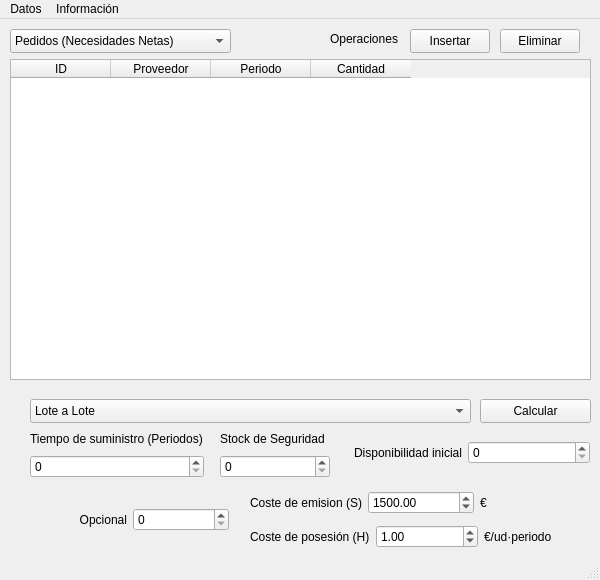
<?xml version="1.0" encoding="UTF-8"?>
<ui version="4.0">
 <class>MainWindow</class>
 <widget class="QMainWindow" name="MainWindow">
  <property name="geometry">
   <rect>
    <x>0</x>
    <y>0</y>
    <width>600</width>
    <height>580</height>
   </rect>
  </property>
  <property name="sizePolicy">
   <sizepolicy hsizetype="Minimum" vsizetype="Minimum">
    <horstretch>0</horstretch>
    <verstretch>0</verstretch>
   </sizepolicy>
  </property>
  <property name="minimumSize">
   <size>
    <width>600</width>
    <height>580</height>
   </size>
  </property>
  <property name="maximumSize">
   <size>
    <width>600</width>
    <height>580</height>
   </size>
  </property>
  <property name="windowTitle">
   <string>Calculo de MRPs</string>
  </property>
  <widget class="QWidget" name="centralwidget">
   <widget class="QPushButton" name="insertButton">
    <property name="geometry">
     <rect>
      <x>410</x>
      <y>10</y>
      <width>80</width>
      <height>24</height>
     </rect>
    </property>
    <property name="text">
     <string>Insertar</string>
    </property>
   </widget>
   <widget class="QTableWidget" name="tableWidget">
    <property name="geometry">
     <rect>
      <x>10</x>
      <y>40</y>
      <width>581</width>
      <height>321</height>
     </rect>
    </property>
    <column>
     <property name="text">
      <string>ID</string>
     </property>
    </column>
    <column>
     <property name="text">
      <string>Proveedor</string>
     </property>
    </column>
    <column>
     <property name="text">
      <string>Periodo</string>
     </property>
    </column>
    <column>
     <property name="text">
      <string>Cantidad</string>
     </property>
    </column>
   </widget>
   <widget class="QComboBox" name="selectorTable">
    <property name="geometry">
     <rect>
      <x>10</x>
      <y>10</y>
      <width>221</width>
      <height>24</height>
     </rect>
    </property>
    <item>
     <property name="text">
      <string>Pedidos (Necesidades Netas)</string>
     </property>
    </item>
    <item>
     <property name="text">
      <string>Recepciones Programadas</string>
     </property>
    </item>
   </widget>
   <widget class="QPushButton" name="deleteButton">
    <property name="geometry">
     <rect>
      <x>500</x>
      <y>10</y>
      <width>80</width>
      <height>24</height>
     </rect>
    </property>
    <property name="text">
     <string>Eliminar</string>
    </property>
    <property name="checkable">
     <bool>true</bool>
    </property>
    <property name="checked">
     <bool>false</bool>
    </property>
    <property name="autoRepeat">
     <bool>false</bool>
    </property>
    <property name="autoExclusive">
     <bool>false</bool>
    </property>
   </widget>
   <widget class="QComboBox" name="algorithmSelector">
    <property name="geometry">
     <rect>
      <x>30</x>
      <y>380</y>
      <width>441</width>
      <height>24</height>
     </rect>
    </property>
    <item>
     <property name="text">
      <string>Lote a Lote</string>
     </property>
    </item>
    <item>
     <property name="text">
      <string>Lote a Lote con pedido minimo</string>
     </property>
    </item>
    <item>
     <property name="text">
      <string>Cantidad Económica de Pedido (EOQ)</string>
     </property>
    </item>
    <item>
     <property name="text">
      <string>Periodo fijo</string>
     </property>
    </item>
    <item>
     <property name="text">
      <string>Periodo optimo</string>
     </property>
    </item>
    <item>
     <property name="text">
      <string>Coste minimo total</string>
     </property>
    </item>
    <item>
     <property name="text">
      <string>Coste minimo unitario</string>
     </property>
    </item>
    <item>
     <property name="text">
      <string>Silver-Meal</string>
     </property>
    </item>
   </widget>
   <widget class="QPushButton" name="calculateButton">
    <property name="geometry">
     <rect>
      <x>480</x>
      <y>380</y>
      <width>111</width>
      <height>24</height>
     </rect>
    </property>
    <property name="text">
     <string>Calcular</string>
    </property>
   </widget>
   <widget class="QLabel" name="label_8">
    <property name="geometry">
     <rect>
      <x>330</x>
      <y>10</y>
      <width>81</width>
      <height>20</height>
     </rect>
    </property>
    <property name="text">
     <string>Operaciones</string>
    </property>
   </widget>
   <widget class="QWidget" name="layoutWidget">
    <property name="geometry">
     <rect>
      <x>250</x>
      <y>470</y>
      <width>336</width>
      <height>62</height>
     </rect>
    </property>
    <layout class="QVBoxLayout" name="verticalLayout">
     <item>
      <layout class="QHBoxLayout" name="horizontalLayout_3">
       <item>
        <widget class="QLabel" name="label_4">
         <property name="text">
          <string>Coste de emision (S)</string>
         </property>
         <property name="alignment">
          <set>Qt::AlignRight|Qt::AlignTrailing|Qt::AlignVCenter</set>
         </property>
        </widget>
       </item>
       <item>
        <widget class="QDoubleSpinBox" name="emisionCost">
         <property name="maximum">
          <double>10000000000000000.000000000000000</double>
         </property>
         <property name="value">
          <double>1500.000000000000000</double>
         </property>
        </widget>
       </item>
       <item>
        <widget class="QLabel" name="label_6">
         <property name="text">
          <string>€</string>
         </property>
        </widget>
       </item>
      </layout>
     </item>
     <item>
      <layout class="QHBoxLayout" name="horizontalLayout_4">
       <item>
        <widget class="QLabel" name="label_5">
         <property name="text">
          <string>Coste de posesión (H)</string>
         </property>
        </widget>
       </item>
       <item>
        <widget class="QDoubleSpinBox" name="holdCost">
         <property name="maximum">
          <double>10000000000000000905969664.000000000000000</double>
         </property>
         <property name="value">
          <double>1.000000000000000</double>
         </property>
        </widget>
       </item>
       <item>
        <widget class="QLabel" name="label_7">
         <property name="text">
          <string>€/ud·periodo</string>
         </property>
        </widget>
       </item>
      </layout>
     </item>
    </layout>
   </widget>
   <widget class="QWidget" name="layoutWidget">
    <property name="geometry">
     <rect>
      <x>30</x>
      <y>470</y>
      <width>199</width>
      <height>62</height>
     </rect>
    </property>
    <layout class="QVBoxLayout" name="verticalLayout_2">
     <item>
      <layout class="QHBoxLayout" name="horizontalLayout">
       <item>
        <widget class="QLabel" name="optionalLabel">
         <property name="text">
          <string>Opcional</string>
         </property>
         <property name="alignment">
          <set>Qt::AlignRight|Qt::AlignTrailing|Qt::AlignVCenter</set>
         </property>
        </widget>
       </item>
       <item>
        <widget class="QSpinBox" name="optionalValue">
         <property name="maximum">
          <number>999999999</number>
         </property>
         <property name="displayIntegerBase">
          <number>10</number>
         </property>
        </widget>
       </item>
      </layout>
     </item>
    </layout>
   </widget>
   <widget class="QWidget" name="layoutWidget">
    <property name="geometry">
     <rect>
      <x>30</x>
      <y>410</y>
      <width>174</width>
      <height>49</height>
     </rect>
    </property>
    <layout class="QVBoxLayout" name="verticalLayout_3">
     <item>
      <widget class="QLabel" name="label">
       <property name="text">
        <string>Tiempo de suministro (Periodos)</string>
       </property>
      </widget>
     </item>
     <item>
      <widget class="QSpinBox" name="shipTime"/>
     </item>
    </layout>
   </widget>
   <widget class="QWidget" name="layoutWidget">
    <property name="geometry">
     <rect>
      <x>220</x>
      <y>410</y>
      <width>110</width>
      <height>49</height>
     </rect>
    </property>
    <layout class="QVBoxLayout" name="verticalLayout_4">
     <item>
      <widget class="QLabel" name="label_9">
       <property name="text">
        <string>Stock de Seguridad</string>
       </property>
      </widget>
     </item>
     <item>
      <widget class="QSpinBox" name="securityStock">
       <property name="maximum">
        <number>999999999</number>
       </property>
      </widget>
     </item>
    </layout>
   </widget>
   <widget class="QWidget" name="layoutWidget">
    <property name="geometry">
     <rect>
      <x>340</x>
      <y>420</y>
      <width>250</width>
      <height>27</height>
     </rect>
    </property>
    <layout class="QHBoxLayout" name="horizontalLayout_2">
     <item>
      <widget class="QLabel" name="label_2">
       <property name="text">
        <string>Disponibilidad inicial</string>
       </property>
       <property name="alignment">
        <set>Qt::AlignRight|Qt::AlignTrailing|Qt::AlignVCenter</set>
       </property>
      </widget>
     </item>
     <item>
      <widget class="QSpinBox" name="initialAvailability">
       <property name="maximum">
        <number>999999999</number>
       </property>
       <property name="displayIntegerBase">
        <number>10</number>
       </property>
      </widget>
     </item>
    </layout>
   </widget>
  </widget>
  <widget class="QMenuBar" name="menubar">
   <property name="geometry">
    <rect>
     <x>0</x>
     <y>0</y>
     <width>600</width>
     <height>21</height>
    </rect>
   </property>
   <widget class="QMenu" name="menuDatos">
    <property name="title">
     <string>Datos</string>
    </property>
    <addaction name="actionConectar"/>
    <addaction name="actionDesconectar"/>
   </widget>
   <widget class="QMenu" name="menuInformacion">
    <property name="title">
     <string>Información</string>
    </property>
    <addaction name="actionInformacion"/>
   </widget>
   <addaction name="menuDatos"/>
   <addaction name="menuInformacion"/>
  </widget>
  <widget class="QStatusBar" name="statusbar"/>
  <action name="actionConectar">
   <property name="text">
    <string>Conectar</string>
   </property>
   <property name="shortcut">
    <string>Ctrl+O</string>
   </property>
  </action>
  <action name="actionDesconectar">
   <property name="text">
    <string>Desconectar</string>
   </property>
   <property name="shortcut">
    <string>Ctrl+D</string>
   </property>
  </action>
  <action name="actionInformacion">
   <property name="text">
    <string>Mostrar Informacion</string>
   </property>
  </action>
 </widget>
 <resources/>
 <connections/>
</ui>
